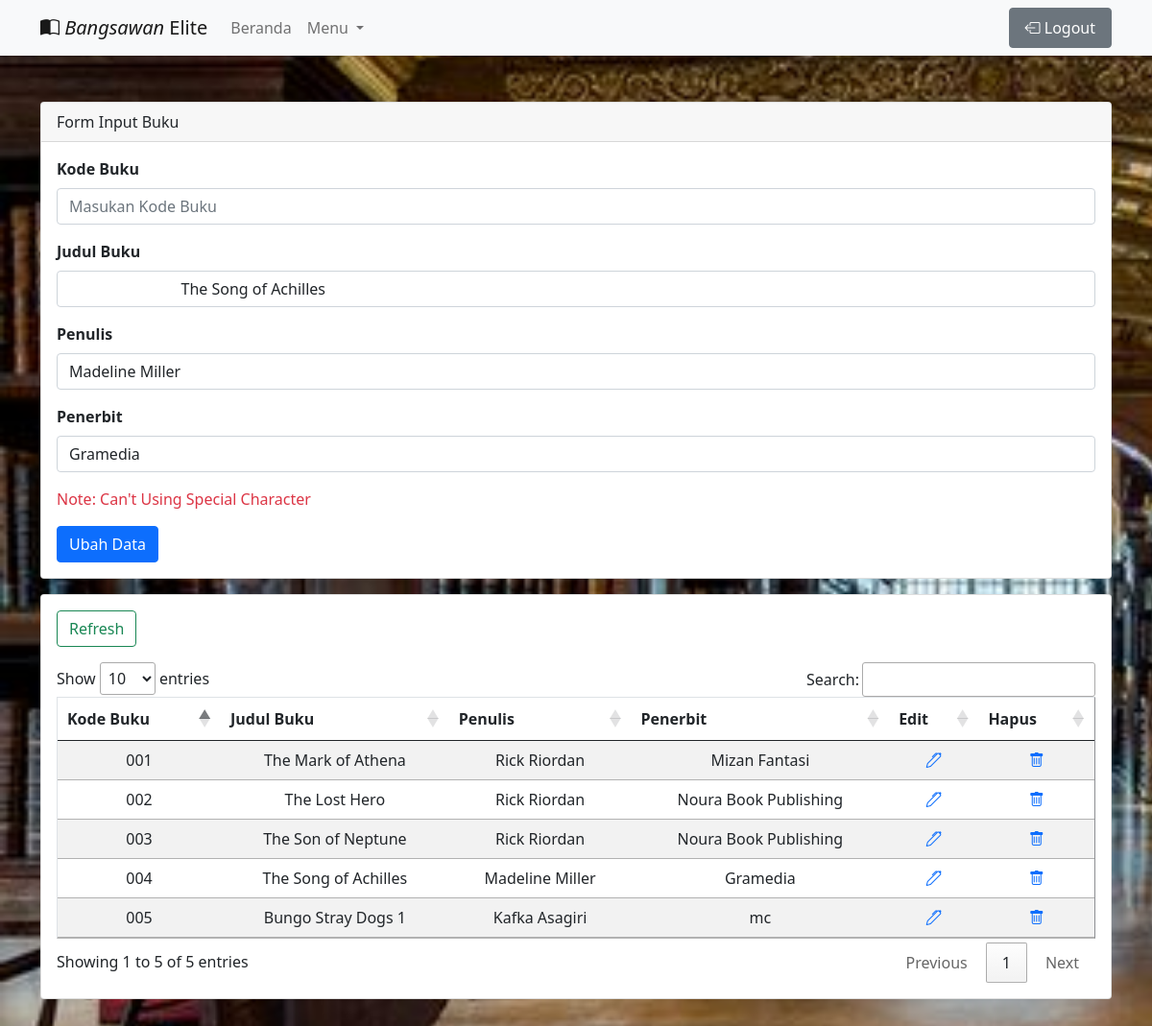
The app's page /view/inputBuku.php?menu=input_buku&edit&id=7 with its own data.
### tables this page shows
CREATE TABLE `tbl_buku` (
  `id` int(11) NOT NULL,
  `kode_buku` varchar(100) NOT NULL,
  `judul` varchar(225) NOT NULL,
  `pengarang` varchar(225) NOT NULL,
  `penerbit` varchar(225) NOT NULL
);

### library/controller.php (called while the page is built, shortened)
<?php
 class controller{
 function tampil($con, $tabel)
 {
     $sql = "SELECT * FROM $tabel";
     $jalan = mysqli_query($con, $sql);
     while(@$data = mysqli_fetch_assoc($jalan))
         $isi[] = $data;
         return @$isi;
 }
 function edit($con, $tabel, $where)
 {
     $sql = "SELECT * FROM $tabel WHERE $where";
     $jalan = mysqli_query($con, $sql);
     @$tampung = mysqli_fetch_assoc($jalan);
     return $tampung;
 }
 }
?>

### view/inputBuku.php (the view, shortened to what this page needs)
<?php
include '../config/koneksi.php';
include '../library/controller.php';
    $go = new controller();
    $tabel = "tbl_buku";
    @$where = "id= $_GET[id]";
    if (isset($_GET['edit'])) {
        $edit = $go->edit($con, $tabel, $where);
    }
?>
<!doctype html>
<html lang="en">
  <head>
    <link rel="stylesheet" href="https://cdn.datatables.net/1.10.24/css/jquery.dataTables.min.css">
    <link href="https://unpkg.com/aos@2.3.1/dist/aos.css" rel="stylesheet">
    <link href="https://cdn.jsdelivr.net/npm/bootstrap@5.0.0-beta3/dist/css/bootstrap.min.css" rel="stylesheet">
    <link rel="stylesheet" href="https://cdn.jsdelivr.net/npm/bootstrap-icons@1.5.0/font/bootstrap-icons.css">
    <link rel="stylesheet" href="../assets/css/style.css">
  </head>
  <body>
    <nav class="navbar navbar-expand-lg navbar-light bg-light shadow-sm">
      <div class="container" >
      <a class="navbar-brand" href="../dashboard.php"><i class="bi bi-book-half"></i> <i>Bangsawan</i> Elite</a>
        <div class="collapse navbar-collapse" id="navbarSupportedContent">
          <ul class="navbar-nav me-auto mb-2 mb-lg-0">
            <li class="nav-item">
              <a class="nav-link" aria-current="page" href="../dashboard.php">Beranda</a>
            </li>
            <li class="nav-item dropdown">
              <a class="nav-link dropdown-toggle" href="#" id="navbarDropdown" role="button" data-bs-toggle="dropdown" aria-expanded="false" >
                Menu
              </a>
            </li>
        </ul>
        <form class="d-flex">
            <ul class="nav navbar-expand-lg justify-content-end ">
                <li class="nav-item dropdown">
                <li class="nav-right">
                    <a class="nav-link btn btn-secondary" aria-current="page" href="../index.php" style="color:white;"onclick="return confirm('Anda Yakin Ingin Keluar?')"><i class="bi bi-box-arrow-left"></i>  Logout</a>
                </li>
                </li>
            </ul>
          </form>
        </div>
      </div>
    </nav>
  <div class="container my-5" id= "content" >
        <div class="card" data-aos="fade-down">
            <div class="card-header">
                Form Input Buku
            </div>
            <div class="card-body">
                <form method="post">
                    <div class="mb-3">
                        <label for="exampleFormControlInput1" class="form-label fw-bold">Kode Buku</label>
                        <input type="number" name="kode_buku" class="form-control" value="
                        <?php echo @$edit['kode_buku'] ?>" id="exampleFormControlInput1"
                        placeholder="Masukan Kode Buku" required>
                    </div>
                    <div class="mb-3">
                        <label for="exampleFormControlInput1" class="form-label fw-bold">Judul Buku</label>
                        <input type="text" name="judul" class="form-control" value="
                            <?php echo @$edit['judul'] ?>" id="exampleFormControlInput1"
                            placeholder="Masukan Judul Buku" required>
                    </div>
                    <div class="mb-3">
                        <label for="exampleFormControlInput1" class="form-label fw-bold">Penulis</label>
                        <input type="text" name="pengarang" class="form-control" value="<?php echo @$edit['pengarang'] ?>" id="exampleFormControlInput1" placeholder="Masukan Nama Penulis" required>
                    </div>
                    <div class="mb-3">
                        <label for="exampleFormControlInput1" class="form-label fw-bold">Penerbit</label>
                        <input type="text" name="penerbit" class="form-control" value="<?php echo @$edit['penerbit'] ?>" id="exampleFormControlInput1" placeholder="Masukan Nama Penerbit" required>
                    </div>
                    <div class="mb-3">
                        <p class="text-capitalize text-danger opacity-50">Note: can't using special character</p>
                    </div>
                    <?php if(@$_GET['id'] ==""){ ?>
                        <input type="submit" class="btn btn-primary"name="simpan" value="Simpan Data">
                    <?php }else{ ?>
                        <input type="submit" class="btn btn-primary" name="ubah" value="Ubah Data">
                    <?php } ?>
            </form>
            </div>
        </div>
        <div class="card p-3 mt-3" data-aos="fade-up">
            <form class="d-flex justify-content-start">
                <a href="?menu=input_buku" class="btn btn-outline-success" type="submit">Refresh</a>
            </form>
            <div class="table-responsive mt-3 text-center">
                <table align="center" border="1" class="mt-4 table table-striped table-hover bg-white" id="tableAll">
                    <thead>
                        <tr>
                            <th>Kode Buku</th>
                            <th>Judul Buku</th>
                            <th>Penulis</th>
                            <th>Penerbit</th>
                            <th>Edit</th>
                            <th>Hapus</th>
                        </tr>
                    </thead>
                    <tbody>
                        <?php
                            $data = $go->tampil($con, $tabel);
                            if($data==""){
                                echo "<tr><td colspan='4'>No Data</td></tr>";
                            }else{
                            foreach($data as $r){
                        ?>
                        <tr>
                            <td><?php echo $r['kode_buku']?></td>
                            <td><?php echo $r['judul']?></td>
                            <td><?php echo $r['pengarang']?></td>
                            <td><?php echo $r['penerbit']?></td>
                            <td><a href="?menu=input_buku&edit&id=<?php echo $r['id']?>"><i
                                class="bi bi-pen"></i></a></td>
                            <td><a class="text-center" href="?menu=input_buku&hapus&id=
                            <?php echo $r['id']?>" onclick="return confirm('Hapus Data?')">
                            <i class="bi bi-trash text-center"></i></a></td>
                        </tr>
                        <?php } } ?>
                    </tbody>
                </table>
            </div>
        </div>
    </div>
  </body>
</html>

### assets/css/style.css (style rules this page uses)
body { background-image: url("../img/bg5.jpg"); background-repeat: no-repeat; background-size: cover; }

### records on screen
tbl_buku: judul "The Song of Achilles", pengarang "Madeline Miller", penerbit "Gramedia", kode_buku "004"
tbl_buku: kode_buku "003", judul "The Son of Neptune", pengarang "Rick Riordan", penerbit "Noura Book Publishing"
tbl_buku: kode_buku "005", judul "Bungo Stray Dogs 1", pengarang "Kafka Asagiri", penerbit "mc"
tbl_buku: kode_buku "001", judul "The Mark of Athena", pengarang "Rick Riordan", penerbit "Mizan Fantasi"
tbl_buku: kode_buku "002", judul "The Lost Hero", pengarang "Rick Riordan", penerbit "Noura Book Publishing"
